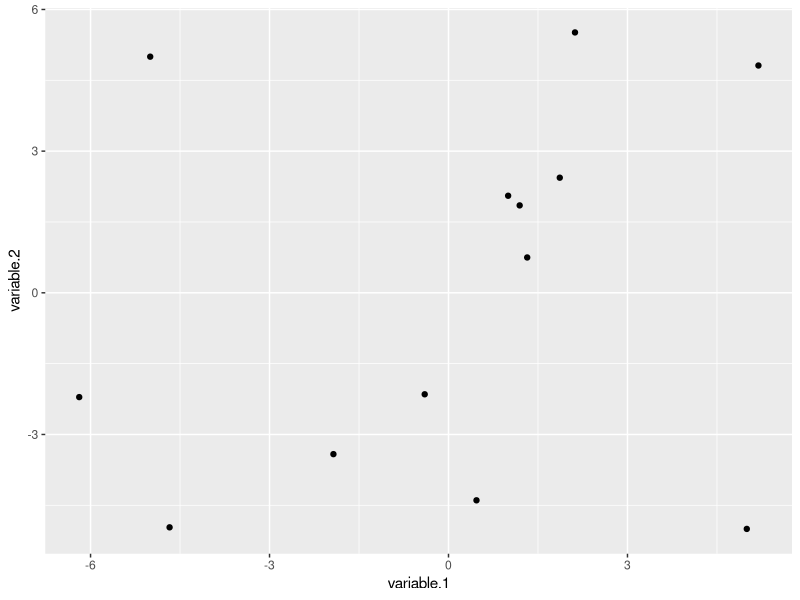
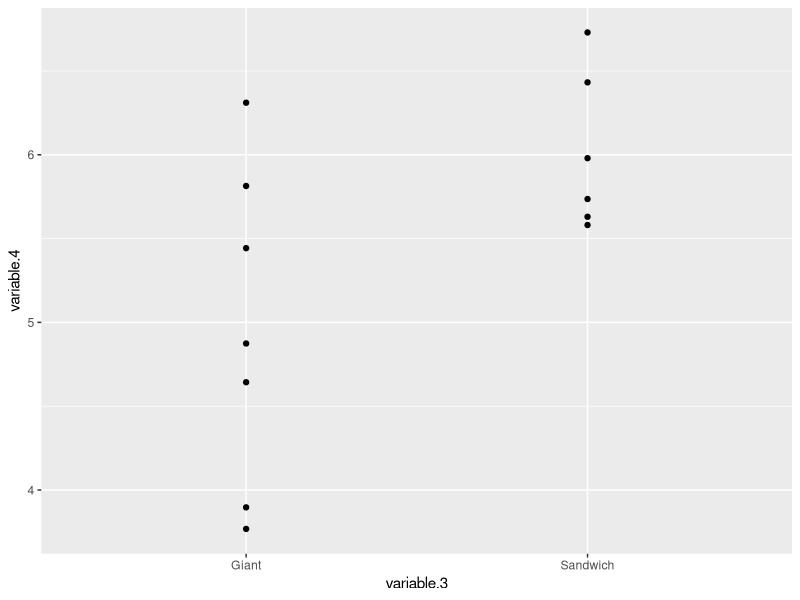
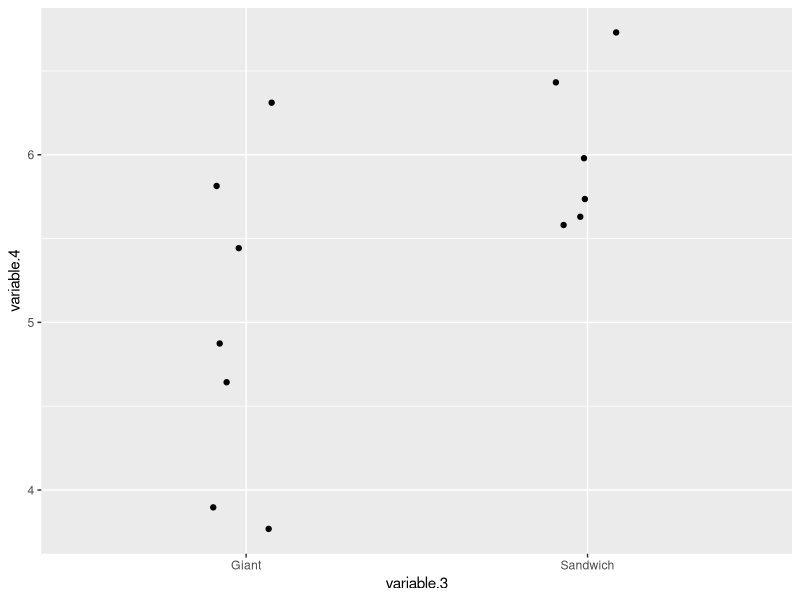
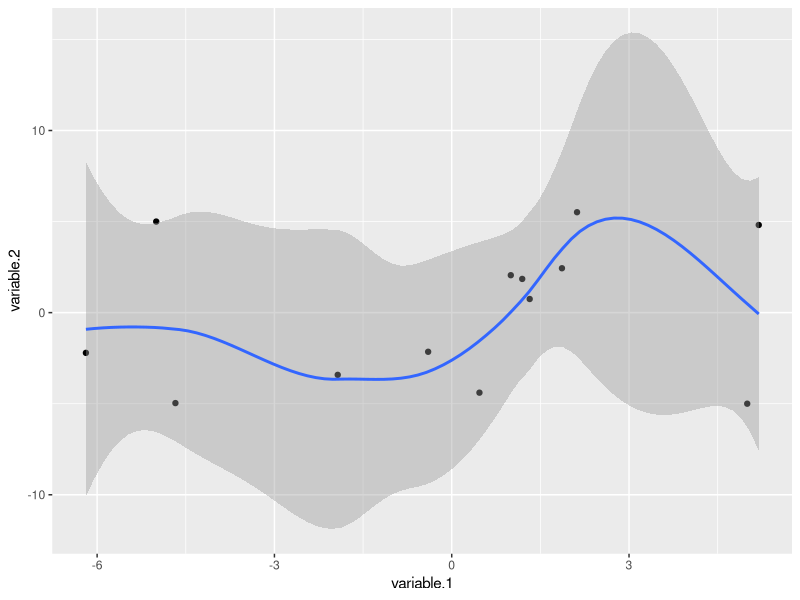

Write R code to recreate these figures, in order.
# Hi there! It looks like you want to create an Rmd presentation. Would you like some help?
# Okay! First, you will go the upper left hand corner of RStudio and click the new file
# button. It will give you a pop-down menu. Choose "R Markdown". This will open a new window.
# Choose "presentation", then "HTML - ioslides", then click okay!

# You should see a preformatted Rmd file appear, with your name and the date already filled
# in for you. Now, see if you can create an Rmd presentation using the R scripts below.
# Feel free to create your own headings, or modify the code in any way you like.
# If you get stuck, try looking at cheat_slides_Rmd, or presentation.Rmd

### Script follows
# Loading the required packages

library(ggplot2)

# Creating the data that we will use for this workshop

dat <- data.frame(variable.1 = c(seq(-5,5,1) - rnorm(n=11, mean=0, sd=1.5), 5, -5),
                  variable.2 = c(seq(-5,5,1) - rnorm(n=11, mean=0, sd=1.5), -5, 5),
                  variable.3 = rbinom(n = 13,size = 1, prob = 0.5))
dat$variable.4 <- dat$variable.3 + rnorm(13,5,1)
dat$variable.3[dat$variable.3 == 0] <- 'Giant'
dat$variable.3[dat$variable.3 == 1] <- 'Sandwich'
dat$variable.3 <- as.factor(dat$variable.3)
save(dat, file = "dat.Rda")

# A little bit of data exploration, just for fun

str(dat)
summary(dat)
qplot(x = variable.1, y = variable.2, data = dat)
qplot(x = variable.3, y = variable.4, data = dat)

# Creating our first analysis

ggplot(data = dat, aes(x=variable.3,y=variable.4)) + 
  geom_jitter(position = position_jitter(width = .1, height = 0))
t.test(x=dat$variable.4[dat$variable.3 == 'Giant'], y=dat$variable.4[dat$variable.3 == 'Sandwich'])

# Creating our second analysis

ggplot(data = dat, aes(x=variable.1,y=variable.2)) + geom_point() + 
  stat_smooth(method = loess)
cor.test(x=dat$variable.1,y=dat$variable.2)
summary(lm(variable.2 ~ variable.1, data = dat))

